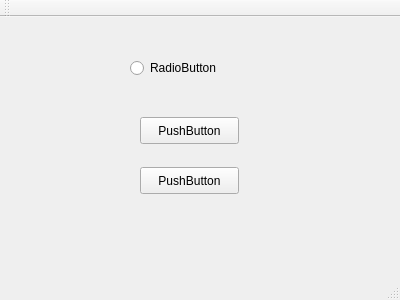
<?xml version="1.0" encoding="UTF-8"?>
<ui version="4.0">
 <class>MainWindow</class>
 <widget class="QMainWindow" name="MainWindow">
  <property name="geometry">
   <rect>
    <x>0</x>
    <y>0</y>
    <width>400</width>
    <height>300</height>
   </rect>
  </property>
  <property name="windowTitle">
   <string>MainWindow</string>
  </property>
  <widget class="QWidget" name="centralWidget">
   <widget class="QRadioButton" name="radioButton">
    <property name="geometry">
     <rect>
      <x>130</x>
      <y>40</y>
      <width>117</width>
      <height>22</height>
     </rect>
    </property>
    <property name="text">
     <string>RadioButton</string>
    </property>
   </widget>
   <widget class="QPushButton" name="pushButton">
    <property name="geometry">
     <rect>
      <x>140</x>
      <y>100</y>
      <width>99</width>
      <height>27</height>
     </rect>
    </property>
    <property name="text">
     <string>PushButton</string>
    </property>
   </widget>
   <widget class="QPushButton" name="pushButton_2">
    <property name="geometry">
     <rect>
      <x>140</x>
      <y>150</y>
      <width>99</width>
      <height>27</height>
     </rect>
    </property>
    <property name="text">
     <string>PushButton</string>
    </property>
   </widget>
  </widget>
  <widget class="QMenuBar" name="menuBar">
   <property name="geometry">
    <rect>
     <x>0</x>
     <y>0</y>
     <width>400</width>
     <height>25</height>
    </rect>
   </property>
  </widget>
  <widget class="QToolBar" name="mainToolBar">
   <attribute name="toolBarArea">
    <enum>TopToolBarArea</enum>
   </attribute>
   <attribute name="toolBarBreak">
    <bool>false</bool>
   </attribute>
  </widget>
  <widget class="QStatusBar" name="statusBar"/>
 </widget>
 <layoutdefault spacing="6" margin="11"/>
 <resources/>
 <connections/>
</ui>
